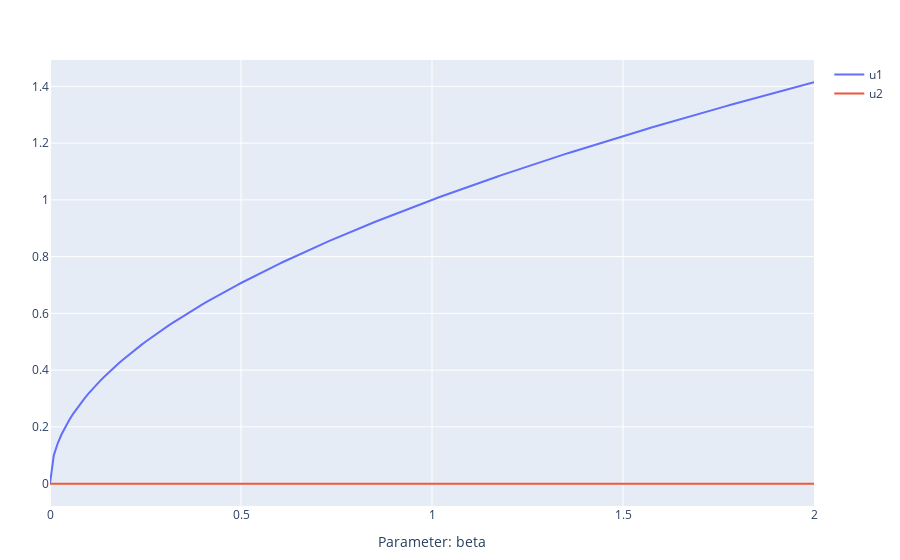

This figure's notebook cell:
### Markdown cell above
Additionally, when using the function on other ODEs, some problems occur with the Natural Parameter Continuation method. Take, for example, the normal form of the Hopf bifurcation:

### Code cell
plot_continuation(hopf2d, [1 1], 6, "beta", 2:-0.01:0, method="npc")

### Figure 1 — Plotly figure (JSON) as saved in the notebook; plotly's stock layout.template omitted (floating-point values rounded to 4 significant figures; data arrays with more than 128 entries replaced by an {"elided": "..."} marker saying what was removed)
{"data": [{"mode": "lines", "name": "u1", "showlegend": true, "type": "scatter", "x": {"elided": "201 float values"}, "y": {"elided": "201 float values"}}, {"mode": "lines", "name": "u2", "showlegend": true, "type": "scatter", "x": {"elided": "201 float values"}, "y": {"elided": "201 float values"}}], "layout": {"margin": {"b": 50, "l": 50, "r": 50, "t": 60}, "method": "npc", "xaxis": {"title": {"text": "Parameter: beta"}}}}
